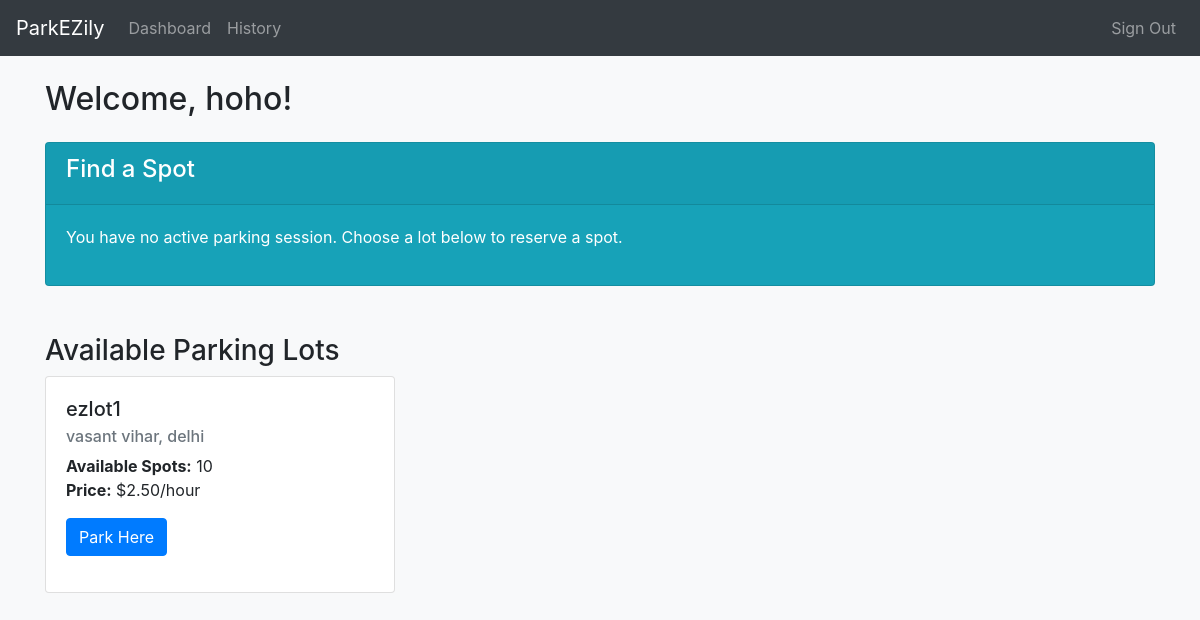
Before: /dashboard (signed in) with the older database file.
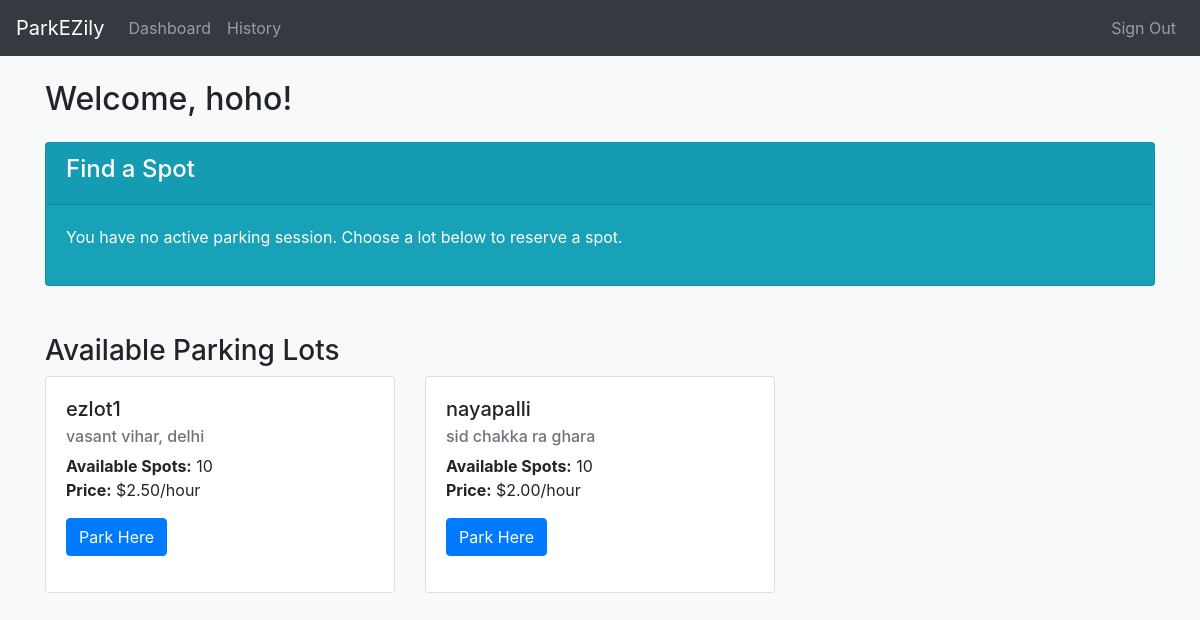
After: the same page with the newer database file.
### tables this page shows
CREATE TABLE parking_lot (
        id INTEGER PRIMARY KEY AUTOINCREMENT,
        location_name TEXT NOT NULL,
        address TEXT NOT NULL,
        price_per_hour REAL NOT NULL,
        pin_code TEXT NOT NULL,
        max_spots INTEGER NOT NULL
    );

### controllers/user.py (the view)
@user_bp.route('/dashboard')
@user_login_req
def dashboard():
    uid = session['uid']
    db = get_db()
    active_res = db.execute(
        '''
        SELECT r.id as res_id, p.location_name, ps.id as spot_num, r.start_time
        FROM reservation r
        JOIN parking_spot ps ON r.spot_id = ps.id
        JOIN parking_lot p ON ps.lot_id = p.id
        WHERE r.user_id = ? AND r.end_time IS NULL
        ''', (uid,)
    ).fetchone()
    lots_raw = db.execute('SELECT id, location_name, address, price_per_hour FROM parking_lot').fetchall()
    lots = []
    for lot in lots_raw:
        lot_dict = dict(lot)
        avail_spots = db.execute(
            "SELECT COUNT(id) as count FROM parking_spot WHERE lot_id = ? AND status = 'A'", (lot['id'],)
        ).fetchone()['count']
        lot_dict['avail_spots'] = avail_spots
        lots.append(lot_dict)
    db.close()
    return render_template('user/dashboard.html', lots=lots, active_res=active_res)

### controllers/user.py (called while the page is built)
def get_db():
    db = sqlite3.connect(DB_FILE)
    db.row_factory = sqlite3.Row
    return db

def user_login_req(f):
    @wraps(f)
    def wrapper(*args, **kwargs):
        if 'uid' not in session:
            flash('You must be logged in to view this page.', 'warning')
            return redirect(url_for('auth.login'))
        return f(*args, **kwargs)
    return wrapper

### templates/user/dashboard.html (shortened to what this page needs)
{% extends 'user/user_base.html' %}
{% block user_main %}
<h2 class="mb-4">Welcome, {{ session.name }}!</h2>
{% if active_res %}
<div class="card text-white bg-success mb-4">
    <div class="card-header"><h4>Active Parking Session</h4></div>
    <div class="card-body">
        <p class="card-text">
            You are currently parked at <strong>{{ active_res.location_name }}</strong> in spot #{{ active_res.spot_num }}.
        </p>
        <p>Parked since: {{ active_res.start_time.split('.')[0] }} UTC</p>
        <form action="{{ url_for('user.release_spot', res_id=active_res.res_id) }}" method="POST">
            <button type="submit" class="btn btn-light">Release Spot & End Session</button>
        </form>
    </div>
</div>
{% else %}
<div class="card bg-info text-white mb-4">
    <div class="card-header"><h4>Find a Spot</h4></div>
    <div class="card-body">
        <p>You have no active parking session. Choose a lot below to reserve a spot.</p>
    </div>
</div>
{% endif %}
<h3 class="mt-5">Available Parking Lots</h3>
<div class="row">
    {% for lot in lots %}
    <div class="col-md-6 col-lg-4 mb-4">
        <div class="card">
            <div class="card-body">
                <h5 class="card-title">{{ lot.location_name }}</h5>
                <h6 class="card-subtitle mb-2 text-muted">{{ lot.address }}</h6>
                <p class="card-text">
                    <strong>Available Spots:</strong> {{ lot.avail_spots }} <br>
                    <strong>Price:</strong> ${{ "%.2f"|format(lot.price_per_hour) }}/hour
                </p>
                {% if not active_res and lot.avail_spots > 0 %}
                <form action="{{ url_for('user.book_spot', lot_id=lot.id) }}" method="POST">
                    <button type="submit" class="btn btn-primary">Park Here</button>
                </form>
                {% elif active_res %}
                <button class="btn btn-secondary" disabled>Cannot Park</button>
                {% else %}
                <button class="btn btn-danger" disabled>Lot Full</button>
                {% endif %}
            </div>
        </div>
    </div>
    {% else %}
    <p>No parking lots have been set up by the administrator yet.</p>
    {% endfor %}
</div>
{% endblock %}

Changed rows visible on the page:
added parking_lot: location_name "nayapalli", address "sid chakka ra ghara", avail_spots "10", price_per_hour "2.00"
